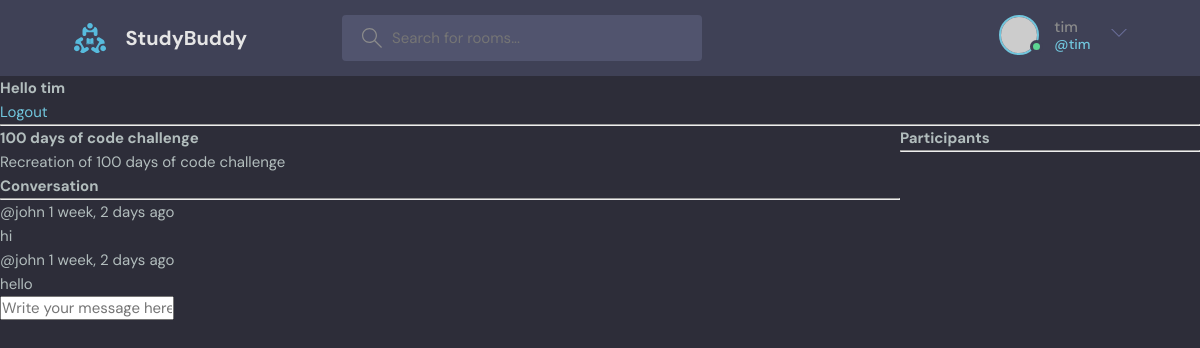
/room/5/ (signed in), run on the app's committed database.
### baseApp/models.py (models this page shows, shortened)
class Room(models.Model):
    host = models.ForeignKey(User, on_delete=models.SET_NULL, null=True)
    topic = models.ForeignKey(Topic, on_delete=models.SET_NULL, null=True)
    name = models.CharField(max_length=200)
    description = models.TextField(null=True,blank=True)
    participants = models.ManyToManyField(
        User, related_name='participants', blank=True)
    updated = models.DateTimeField(auto_now=True)
    created = models.DateTimeField(auto_now_add=True)
    class Meta:
        ordering = ['-updated', '-created'] #orders rooms by updated and created fields

class Message(models.Model):
    user = models.ForeignKey( User, on_delete=models.CASCADE)
    room = models.ForeignKey(Room, on_delete=models.CASCADE)
    body = models.TextField()
    updated = models.DateTimeField(auto_now=True)
    created = models.DateTimeField(auto_now_add=True)
    class Meta:
        ordering = ['-updated', '-created'] #orders rooms by updated and created fields

### baseApp/views.py (the view, shortened to what this page needs)
# urls.py: path('room/<str:pk>/', views.room, name="room"), #<str:pk> dynamic URL routing, passing the ID into the URL
def room(request, pk):
    room = Room.objects.get(id=pk)
    room_messages = room.message_set.all().order_by('-created') #message_set.all grabs the set of messages related to this specific room
    participants = room.participants.all() #for many to many
    context = {'room':room, 'room_messages':room_messages, 'participants':participants}
    return render(request, 'baseApp/room.html', context)

### baseApp/templates/baseApp/room.html (shortened to what this page needs)
{% extends 'main.html' %}
{% block content %}
<div class="room-container">
    <div>
        <h1>{{room.name}}</h1>
        <p>{{room.description}}</p>
        <div class="comment-wrapper">
            <h3>Conversation</h3>
            <hr>
            {% for message in room_messages %}
                <div>
                    <small>@{{message.user}}  {{message.created|timesince}} ago</small>
                    <p>{{message.body}}</p>
                </div>
            {% endfor %}
            {% if request.user.is_authenticated %}
            <div class="comment-form">
                <form action="" method="post">
                    <input type="text" name="body" placeholder="Write your message here..."/>
                </form>
            </div>
            {% endif %}
        </div>
    </div>
    <div>
        <h3>Participants</h3>
        <hr>
    </div>
</div>
{% endblock content %}

### templates/navbar.html (shortened to what this page needs)
{% load static %}
<header class="header header--loggedIn">
    <div class="container">
      <a href="{% url 'home' %}" class="header__logo">
        <img src="{% static 'images/logo.svg' %}" />
        <h1>StudyBuddy</h1>
      </a>
      <form class="header__search" method="get" action="{% url 'home' %}">
        <label>
          <input name='q' type='text' placeholder="Search for rooms..." />
        </label>
      </form>
      <nav class="header__menu">
        {% if request.user.is_authenticated %}
        <div class="header__user">
          <a href="profile.html">
            <div class="avatar avatar--medium active">
              <img src="https://randomuser.me/api/portraits/men/37.jpg" />
            </div>
            <p>{{request.user.username}}<span>@{{request.user.username}}</span></p>
          </a>
          <button class="dropdown-button">
            <svg version="1.1" xmlns="http://www.w3.org/2000/svg" width="32" height="32" viewBox="0 0 32 32">
              <title>chevron-down</title>
              <path d="M16 21l-13-13h-3l16 16 16-16h-3l-13 13z"></path>
            </svg>
          </button>
        </div>
        {% else %}
         <a href="{% url 'login' %}">
          <img src="{% static 'images/avatar.svg' %}" />
          <p>Login</p>
        </a>
        {% endif %}
      </nav>
    </div>
  </header>
{% if request.user.is_authenticated %}
<h3>Hello {{user}}</h3>
<a href="{% url 'logout' %}">Logout</a>
{% else %}
<a href="{% url 'login' %}">Login</a>
{% endif %}
<hr>

### static/styles/style.css (style rules this page uses)
:root { --color-main: #71c6dd; --color-main-light: #e1f6fb; --color-dark: #3f4156; --color-dark-medium: #51546e; --color-dark-light: #696d97; --color-light: #e5e5e5; --color-gray: #8b8b8b; --color-light-gray: #b2bdbd; --color-bg: #2d2d39; --color-success: #5dd693; --color-error: #fc4b0b; }
* { font-family: "DM Sans", -apple-system, BlinkMacSystemFont, "Segoe UI", Roboto, Oxygen, Ubuntu, Cantarell, "Open Sans", "Helvetica Neue", sans-serif; margin: 0; padding: 0; box-sizing: border-box; text-rendering: optimizeLegibility; font-size: inherit; }
html { font-size: 56.25%; }
@media only screen and (min-width: 1200px) { html { font-size: 62.5%; } }
body { line-height: 1.6; font-weight: 400; font-size: 1.5rem; color: var(--color-light-gray); background-color: var(--color-bg); min-height: 100vh; }
img { width: 100%; }
a { display: inline-block; color: var(--color-main); text-decoration: none; }
.container { max-width: 120rem; width: 90%; margin: auto; }
.avatar { position: relative; display: inline-block; border-radius: 50%; border: 2px solid var(--color-main); }
.avatar img { display: block; border-radius: 50%; object-fit: cover; object-position: center; }
.avatar::after { content: ""; display: block; position: absolute; background-color: var(--color-gray); z-index: 111; border-radius: 50%; border: 0.3rem solid var(--color-dark); }
.avatar.active::after { background-color: var(--color-success); }
.avatar.avatar--medium img { width: 3.6rem; height: 3.6rem; border-radius: 50%; }
.avatar.avatar--medium:after { width: 0.7rem; height: 0.7rem; bottom: 0px; right: -6px; }
.header { padding: 1.5rem; background-color: var(--color-dark); }
.header > .container { display: flex; gap: 9.5rem; }
.header__logo, .header__user { display: flex; gap: 2rem; align-items: center; }
.header__logo > img { height: 3.2rem; width: 3.2rem; }
.header__logo > h1 { font-weight: 700; font-size: 2rem; color: var(--color-light); }
.header__search > label { background-color: var(--color-dark-medium); padding: 1.3rem 1rem; display: flex; align-items: center; gap: 1rem; border-radius: 4px; }
.header__search svg { fill: var(--color-gray); width: 2rem; height: 2rem; margin-left: 1rem; }
.header__search input { width: 30rem; background: transparent; border: none; outline: none; color: var(--color-light); }
.header__menu { margin-left: auto; position: relative; }
.header__menu a { display: flex; gap: 1.5rem; align-items: center; font-weight: 500; text-decoration: none; color: var(--color-gray); }
.header__menu img { height: 3.6rem; }
.header__menu p { line-height: 1.2; }
.header__menu span { color: var(--color-main); font-weight: 500; font-size: 1.4rem; display: block; }
.header__menu svg { width: 1.6rem; height: 1.6rem; fill: var(--color-dark-light); }
.dropdown-button { background: transparent; border: 0; outline: 0; cursor: pointer; }

### baseApp/templates/baseApp/room.html (style rules this page uses)
.room-container { display: grid; grid-template-columns: 3fr 1fr; }

### data on the page
Room: name "100 days of code challenge", description "Recreation of 100 days of code challenge"
Message: user "john", created "1 week, 2 days", body "hi"
Message: user "john", created "1 week, 2 days", body "hello"

### other printed values
{{ request.user.username }} "tim"
{{ user }} "tim"
